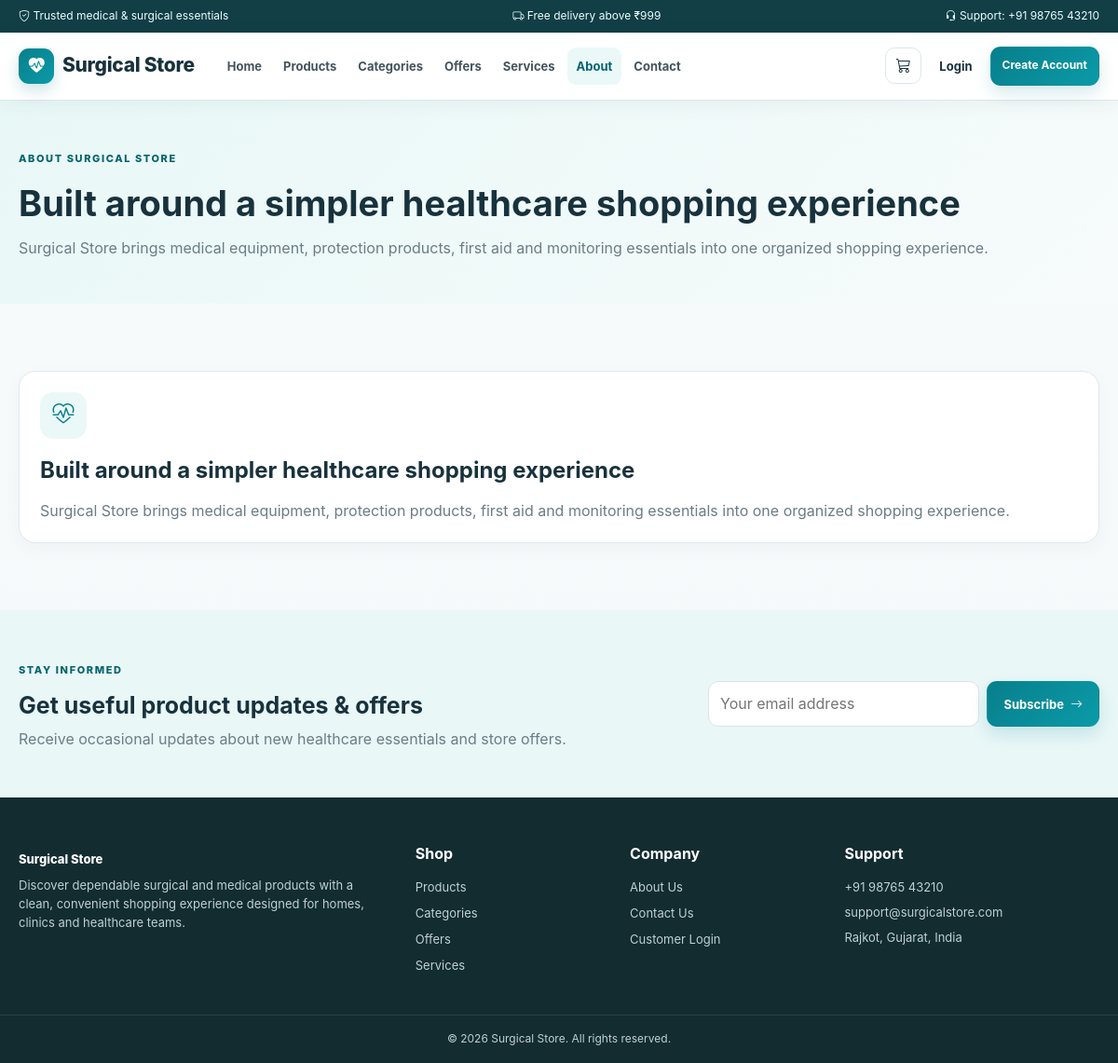
Page /about.php on the committed database.
### tables this page shows
CREATE TABLE site_settings (
  setting_id INT AUTO_INCREMENT PRIMARY KEY,
  setting_key VARCHAR(100) NOT NULL UNIQUE,
  setting_value TEXT NOT NULL,
  updated_at TIMESTAMP DEFAULT CURRENT_TIMESTAMP ON UPDATE CURRENT_TIMESTAMP
);

### includes/db.php (called while the page is built, shortened)
<?php
require_once __DIR__ . '/../db_config.php';
mysqli_set_charset($con, 'utf8mb4');
function h($v) {
return htmlspecialchars((string)($v ?? ''), ENT_QUOTES, 'UTF-8');
}
function setting($key,$default='') {
global $con;
$key=mysqli_real_escape_string($con,$key);
$r=mysqli_query($con,"SELECT setting_value FROM site_settings WHERE setting_key='$key' LIMIT 1");
$row=$r?mysqli_fetch_assoc($r):null;
return $row ? $row['setting_value'] : $default;
}
?>

### about.php (the view)
<?php
require 'layout.php';
guestStart('About Us','about');
?>
<section class="page-banner">
<div class="container">
<span class="eyebrow">ABOUT SURGICAL STORE</span>
<h1>
<?=
h(setting('about_title'))
?>
</h1>
<p>
<?=
h(setting('about_description'))
?>
</p>
</div>
</section>
<section class="section">
<div class="container">
<div class="card">
<div class="category-icon">
<i class="bi bi-heart-pulse">
</i>
</div>
<h2>
<?=
h(setting('about_title'))
?>
</h2>
<p style="margin-top:12px;color:var(--muted)">
<?=
h(setting('about_description'))
?>
</p>
</div>
</div>
</section>
<?php
guestEnd();
?>

### layout.php (shortened to what this page needs)
<?php
require_once __DIR__ . '/includes/db.php';
function guestStart($pageTitle='Surgical Store',$activePage='')  {
$store=setting('store_name','Surgical Store');
?>
<!DOCTYPE html>
<html lang="en">
<head>
<link rel="stylesheet" href="/SurgicalStore/css/style.css">
<link rel="stylesheet" href="https://cdn.jsdelivr.net/npm/bootstrap-icons@1.11.3/font/bootstrap-icons.min.css">
</head>
<body>
<div class="announcement">
<div class="container announcement-inner">
<span>
<i class="bi bi-shield-check">
</i>
<?=
h(setting('announcement_one'))
?>
</span>
<span>
<i class="bi bi-truck">
</i>
<?=
h(setting('announcement_two'))
?>
</span>
<span>
<i class="bi bi-headset">
</i>
<?=
h(setting('announcement_three'))
?>
</span>
</div>
</div>
<header class="site-header">
<div class="container nav-wrap">
<a class="logo" href="index.php">
<span class="logo-icon">
<i class="bi bi-heart-pulse-fill">
</i>
</span>
<span>
<?=
h($store)
?>
</span>
</a>
<nav id="mainNav">
<a class="
<?=
$activePage==='home'?'active':''
?>
" href="index.php">Home</a>
<a class="
<?=
$activePage==='products'?'active':''
?>
" href="products.php">Products</a>
<a class="
<?=
$activePage==='categories'?'active':''
?>
" href="categories.php">Categories</a>
<a class="
<?=
$activePage==='offers'?'active':''
?>
" href="offers.php">Offers</a>
<a class="
<?=
$activePage==='services'?'active':''
?>
" href="services.php">Services</a>
<a class="
<?=
$activePage==='about'?'active':''
?>
" href="about.php">About</a>
<a class="
<?=
$activePage==='contact'?'active':''
?>
" href="contact.php">Contact</a>
</nav>
<div class="nav-actions">
<a class="nav-icon" href="User/cart.php">
<i class="bi bi-cart3">
</i>
</a>
<a class="login-link" href="User/login.php">Login</a>
<a class="btn primary small" href="User/register.php">Create Account</a>
</div>
</div>
</header>
<main>
<?php
}
function guestEnd()  {
?>
<section class="newsletter">
<div class="container newsletter-inner">
<div>
<span class="eyebrow">STAY INFORMED</span>
<h2>Get useful product updates & offers</h2>
<p>Receive occasional updates about new healthcare essentials and store offers.</p>
</div>
<form method="post" action="User/newsletter.php" class="newsletter-form" data-validate novalidate>
<input type="email" name="newsletter_email" data-validation="required email" placeholder="Your email address" required>
<button class="btn primary">Subscribe <i class="bi bi-arrow-right">
</i>
</button>
</form>
</div>
</section>
<footer class="footer">
<div class="container footer-grid">
<div>
<a class="footer-brand" href="index.php">
<?=
h(setting('store_name','Surgical Store'))
?>
</a>
<p>
<?=
h(setting('hero_description'))
?>
</p>
</div>
<div>
<h4>Shop</h4>
<a href="products.php">Products</a>
<a href="categories.php">Categories</a>
<a href="offers.php">Offers</a>
<a href="services.php">Services</a>
</div>
<div>
<h4>Company</h4>
<a href="about.php">About Us</a>
<a href="contact.php">Contact Us</a>
<a href="User/login.php">Customer Login</a>
</div>
<div>
<h4>Support</h4>
<p>
<?=
h(setting('phone'))
?>
</p>
<p>
<?=
h(setting('email'))
?>
</p>
<p>
<?=
h(setting('address'))
?>
</p>
</div>
</div>
<div class="copyright">©
<?=
date('Y')
?>
<?=
h(setting('store_name','Surgical Store'))
?>
. All rights reserved.</div>
</footer>
</body>
</html>
<?php
}
?>

### rows in the picture
site_settings: setting_value "Trusted medical & surgical essentials"
site_settings: setting_value "Free delivery above ₹999"
site_settings: setting_value "Support: +91 98765 43210"
site_settings: setting_value "Surgical Store"
site_settings: setting_value "Built around a simpler healthcare shopping experience"
site_settings: setting_value "Surgical Store brings medical equipment, protection products, first aid and monitoring essentials into one organized shopping experience."
site_settings: setting_value "Discover dependable surgical and medical products with a clean, convenient shopping experience designed for homes, clinics and healthcare teams."
site_settings: setting_value "+91 98765 43210"
site_settings: setting_value "support@surgicalstore.com"
site_settings: setting_value "Rajkot, Gujarat, India"
